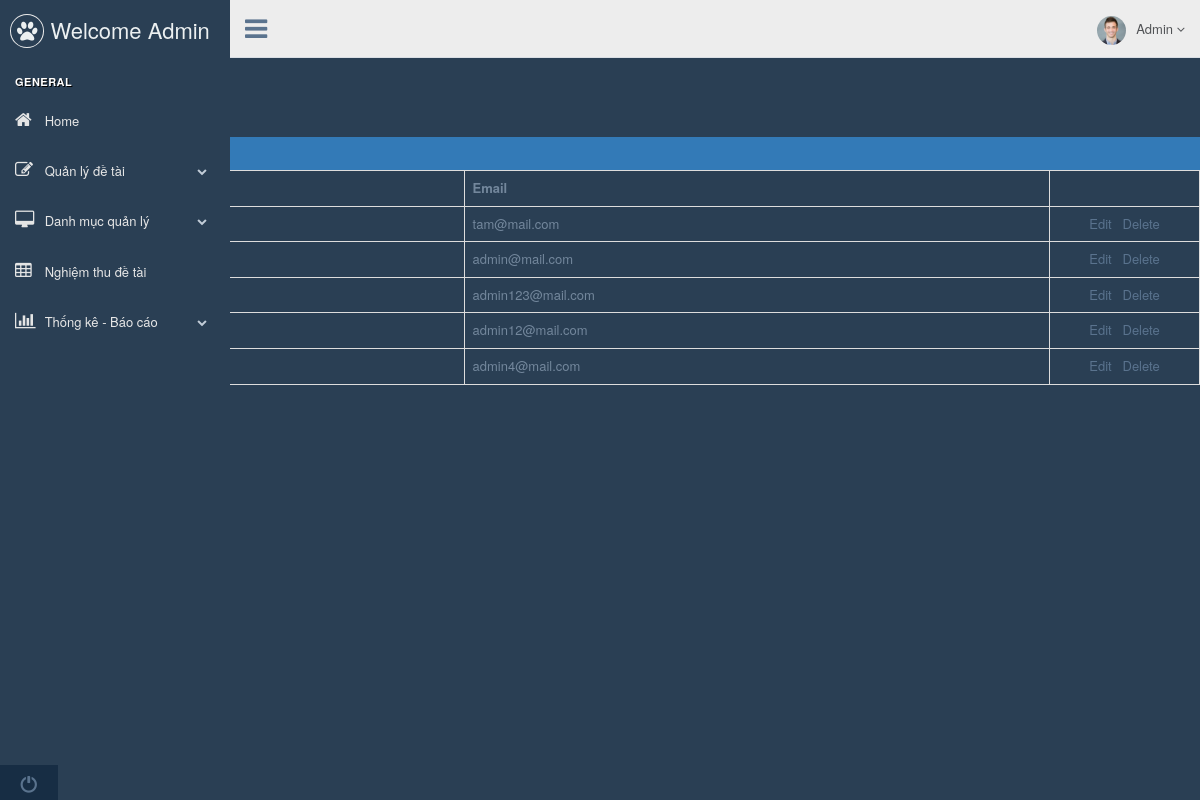
The app's page /admin.php?controller=user (signed in) with its own data.
### tables this page shows
CREATE TABLE `tbl_user` (
  `pk_user_id` int(11) NOT NULL,
  `c_email` varchar(500) NOT NULL,
  `c_password` varchar(500) NOT NULL,
  `c_fullname` varchar(500) NOT NULL
);

### controller/backend/controller_user.php (called while the page is built, shortened)
<?php
	class controller_user{
		public function __construct(){
			$this->model = new model();
			$record_per_page = 5;
			$total = $this->model->num_rows("select pk_user_id from tbl_user");
			$num_page = ceil($total/$record_per_page);
			$p = (isset($_GET["p"])&&$_GET["p"]>0) ? ($_GET["p"]-1) : 0;
			$from = $p * $record_per_page;
			$arr = $this->model->get_all("select * from tbl_user order by pk_user_id desc limit $from,$record_per_page");
			include "view/backend/view_user.php";
		}
	}
	new controller_user();
 ?>

### admin.php (called while the page is built, shortened)
<?php
	include "config.php";
	include "model/model.php";
	if(isset($_SESSION["c_email"]) == false)
		include "controller/backend/controller_login.php";
	else{
		include "view/backend/master.php";
	}
 ?>

### model/model.php (called while the page is built, shortened)
<?php
	class model{
		public function get_all($sql){
			global $db;
			$result = mysqli_query($db,$sql);
			$arr = array();
			while($rows = mysqli_fetch_object($result))
				$arr[] = $rows;
			return $arr;
		}
		public function num_rows($sql){
			global $db;
			$result = mysqli_query($db,$sql);
			return mysqli_num_rows($result);
		}
	}
 ?>

### view/backend/view_user.php (the view)
<div class="row justify-content-center">
	<div class="col-md-12">
		<div style="margin:15px 0px; ">
			<a href="admin.php?controller=add_edit_user&act=add" class="btn btn-primary">Add</a>
		</div>
		<div class="card border-primary">
			<div class="card card-header bg-primary text-white" style="padding:7px !important;">Login</div>
				<div class="card-body">
				<table class="table table-hover table-bordered">
					<tr>
						<th>Họ và tên</th>
						<th>Email</th>
						<th style="width: 150px;"></th>
					</tr>
				<?php foreach($arr as $rows): ?>
					<tr>
						<td><?php echo $rows->c_fullname; ?></td>
						<td><?php echo $rows->c_email; ?></td>
						<td style="text-align: center;">
							<a href="admin.php?controller=add_edit_user&act=edit&id=<?php echo $rows->pk_user_id; ?>">Edit</a>&nbsp;&nbsp;
							<a onclick="return window.confirm('Are you sure?');" href="admin.php?controller=add_edit_user&act=delete&id=<?php echo $rows->pk_user_id; ?>">Delete</a>
						</td>
					</tr>
				<?php endforeach; ?>
				</table>
				</div>
				<div class="card-footer" style="padding:7px !important">
					<ul class="pagination">
						<li class="page-item"><a class="page-link" href="#">Trang</a></li>
					<?php for($i = 1; $i <= $num_page; $i++): ?>
						<li class="page-item"><a class="page-link" href="admin.php?controller=user&p=<?php echo $i; ?>"><?php echo $i; ?></a></li>
					<?php endfor; ?>
					</ul>
				</div>
			</div>
		</div>
	</div>
</div>

### records on screen
tbl_user: c_email "tam@mail.com"
tbl_user: c_email "admin@mail.com"
tbl_user: c_email "admin123@mail.com"
tbl_user: c_email "admin12@mail.com"
tbl_user: c_email "admin4@mail.com"
